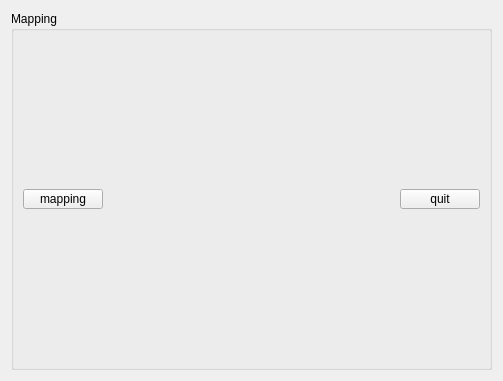
<?xml version="1.0" encoding="UTF-8"?>
<ui version="4.0">
 <class>MAPP</class>
 <widget class="QWidget" name="MAPP">
  <property name="geometry">
   <rect>
    <x>0</x>
    <y>0</y>
    <width>503</width>
    <height>381</height>
   </rect>
  </property>
  <property name="windowTitle">
   <string>Form</string>
  </property>
  <layout class="QVBoxLayout" name="verticalLayout_2">
   <item>
    <widget class="QGroupBox" name="groupBox">
     <property name="title">
      <string>Mapping</string>
     </property>
     <layout class="QGridLayout" name="gridLayout">
      <property name="leftMargin">
       <number>0</number>
      </property>
      <property name="topMargin">
       <number>0</number>
      </property>
      <property name="rightMargin">
       <number>0</number>
      </property>
      <property name="bottomMargin">
       <number>0</number>
      </property>
      <item row="1" column="0">
       <layout class="QHBoxLayout" name="verticalLayout">
        <property name="sizeConstraint">
         <enum>QLayout::SetFixedSize</enum>
        </property>
       </layout>
      </item>
      <item row="0" column="0">
       <widget class="QWidget" name="widget" native="true">
        <property name="maximumSize">
         <size>
          <width>16777215</width>
          <height>40</height>
         </size>
        </property>
        <layout class="QHBoxLayout" name="horizontalLayout">
         <item>
          <widget class="QPushButton" name="btn_map">
           <property name="maximumSize">
            <size>
             <width>16777215</width>
             <height>20</height>
            </size>
           </property>
           <property name="text">
            <string>mapping</string>
           </property>
          </widget>
         </item>
         <item>
          <spacer name="horizontalSpacer">
           <property name="orientation">
            <enum>Qt::Horizontal</enum>
           </property>
           <property name="sizeHint" stdset="0">
            <size>
             <width>286</width>
             <height>10</height>
            </size>
           </property>
          </spacer>
         </item>
         <item>
          <widget class="QPushButton" name="btn_quit">
           <property name="maximumSize">
            <size>
             <width>16777215</width>
             <height>20</height>
            </size>
           </property>
           <property name="text">
            <string>quit</string>
           </property>
          </widget>
         </item>
        </layout>
       </widget>
      </item>
     </layout>
    </widget>
   </item>
  </layout>
 </widget>
 <resources/>
 <connections/>
</ui>
